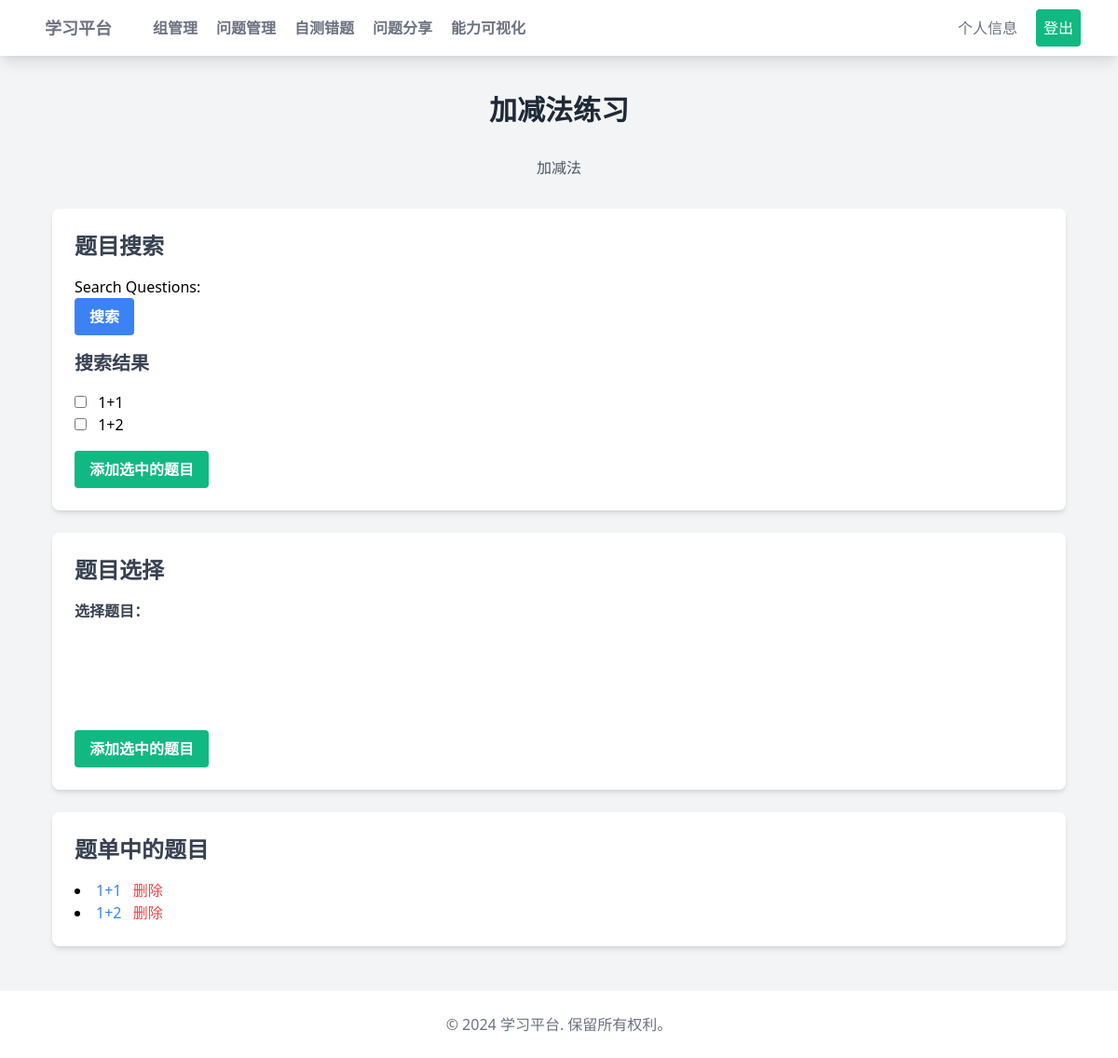
Before: /questions/set_detail/1/ (signed in) with the older database file.
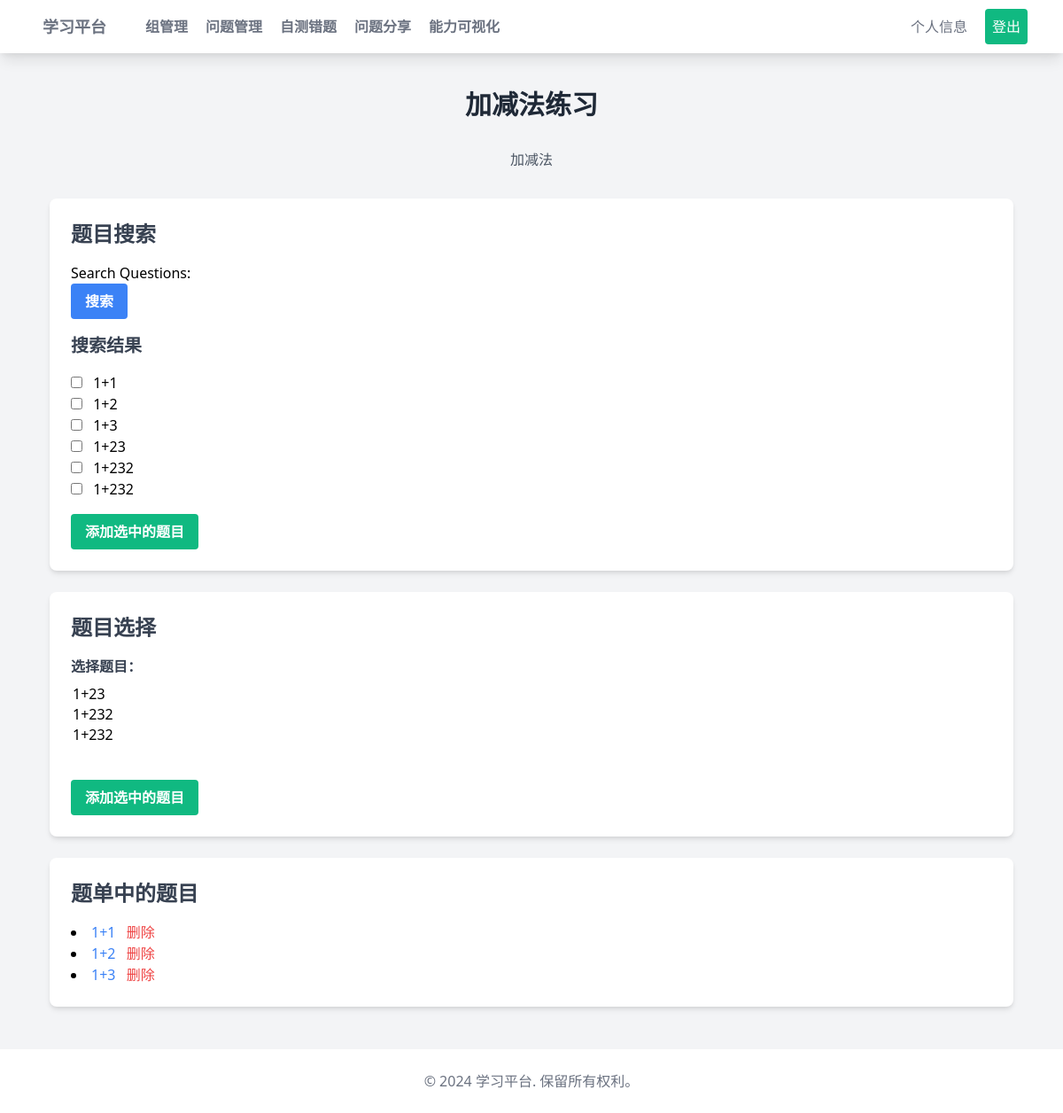
After: the same page with the newer database file.
### questions/models.py (models this page shows, shortened)
class QuestionSet(models.Model):
    name = models.CharField(max_length=255)
    description = models.TextField(blank=True)
    questions = models.ManyToManyField(Question, related_name='question_sets', blank=True)
    creator = models.ForeignKey(settings.AUTH_USER_MODEL, on_delete=models.CASCADE)
    shared_with = models.ManyToManyField(settings.AUTH_USER_MODEL, related_name='shared_question_sets', blank=True)

class Question(models.Model):
    TEXT = 'text'
    IMAGE = 'image'
    FORMAT_CHOICES = [
        (TEXT, 'Text'),
        (IMAGE, 'Image')
    ]
    title = models.CharField(max_length=255)
    description = models.TextField(blank=True)
    format = models.CharField(max_length=5, choices=FORMAT_CHOICES)
    image = models.ImageField(upload_to='questions/', blank=True, null=True)
    correct_answer = models.TextField(blank=True)
    creator = models.ForeignKey(settings.AUTH_USER_MODEL, on_delete=models.CASCADE)
    shared_with = models.ManyToManyField(settings.AUTH_USER_MODEL, related_name='shared_questions', blank=True)

### questions/views.py (the view)
# urls.py: path('set_detail/<int:question_set_id>/', views.question_set_detail, name='question_set_detail'),
@login_required
def question_set_detail(request, question_set_id):
    question_set = get_object_or_404(QuestionSet, id=question_set_id)
    if request.method == 'GET':
        search_form = QuestionSearchForm(request.GET)
        if search_form.is_valid():
            query = search_form.cleaned_data['query']
            search_results = Question.objects.filter(title__icontains=query)
        else:
            search_results = Question.objects.none()
    else:
        search_results = Question.objects.none()
        search_form = QuestionSearchForm()
    return render(request, 'questions/detail_question_set.html', {
        'question_set': question_set,
        'search_form': search_form,
        'search_results': search_results,
        'available_questions': Question.objects.filter(creator=request.user).exclude(question_sets=question_set)
    })

### questions/forms.py
class QuestionSearchForm(forms.Form):
    query = forms.CharField(max_length=255, required=False, label='Search Questions')

### questions/templates/questions/detail_question_set.html (shortened to what this page needs)
{% extends "basehome.html" %}
{% block content %}
<div class="max-w-6xl mx-auto mt-10 px-4">
    <h1 class="text-3xl font-bold text-center text-gray-800 mb-8">{{ question_set.name }}</h1>
    <p class="text-center text-gray-600 mb-8">{{ question_set.description }}</p>
    <div class="bg-white shadow-md rounded-lg p-6 mb-6">
        <h2 class="text-2xl font-semibold text-gray-700 mb-4">题目搜索</h2>
        <form method="get" action="{% url 'question_set_detail' question_set.id %}">
            {{ search_form.as_p }}
            <button type="submit" class="bg-blue-500 hover:bg-blue-600 text-white font-bold py-2 px-4 rounded">搜索</button>
        </form>
        <h3 class="text-xl font-semibold text-gray-700 mt-4 mb-4">搜索结果</h3>
        <form id="search-results-form" method="post" action="{% url 'add_question_to_set' question_set.id %}">
            <ul>
                {% for question in search_results %}
                <li>
                    <input type="checkbox" name="question_ids" value="{{ question.id }}" class="mr-2">
                    {{ question.title }}
                </li>
                {% empty %}
                <li>没有找到题目。</li>
                {% endfor %}
            </ul>
            <button type="button" onclick="addQuestions('{{ question_set.id }}')" class="bg-green-500 hover:bg-green-600 text-white font-bold py-2 px-4 rounded mt-4">添加选中的题目</button>
        </form>
    </div>
    <div class="bg-white shadow-md rounded-lg p-6 mb-6">
        <h2 class="text-2xl font-semibold text-gray-700 mb-4">题目选择</h2>
        <form id="available-questions-form" method="post" action="{% url 'add_question_to_set' question_set.id %}">
            <label for="available_questions" class="block text-gray-700 font-bold mb-2">选择题目：</label>
            <select id="available_questions" name="question_ids" multiple class="form-multiselect block w-full mt-1">
                {% for question in available_questions %}
                <option value="{{ question.id }}">{{ question.title }}</option>
                {% endfor %}
            </select>
            <button type="button" onclick="addQuestions('{{ question_set.id }}')" class="bg-green-500 hover:bg-green-600 text-white font-bold py-2 px-4 rounded mt-4">添加选中的题目</button>
        </form>
    </div>
    <div class="bg-white shadow-md rounded-lg p-6">
        <h2 class="text-2xl font-semibold text-gray-700 mb-4">题单中的题目</h2>
        <ul id="question-list" class="list-disc list-inside">
            {% for question in question_set.questions.all %}
            <li>
                <a href="{% url 'question_detail' question.id %}" class="text-blue-500 hover:text-blue-700">{{ question.title }}</a>
                <button type="button" onclick="removeQuestion('{{ question_set.id }}', '{{ question.id }}')" class="text-red-500 hover:text-red-700 ml-2">删除</button>
            </li>
            {% empty %}
            <li>题单中没有题目。</li>
            {% endfor %}
        </ul>
    </div>
</div>
{% endblock %}

### templates/basehome.html (shortened to what this page needs)
{% load widget_tweaks %}
{% load static %}
<!DOCTYPE html>
<html lang="zh">
<head>
    <link href="https://cdnjs.cloudflare.com/ajax/libs/tailwindcss/2.2.19/tailwind.min.css" rel="stylesheet">
</head>
<body class="bg-gray-100">
    <nav class="bg-white shadow-lg">
        <div class="max-w-6xl mx-auto px-4">
            <div class="flex justify-between">
                <div class="flex space-x-7">
                    <div>
                        <a href="/" class="flex items-center py-4 px-2">
                            <span class="font-semibold text-gray-500 text-lg">学习平台</span>
                        </a>
                    </div>
                    <div class="hidden md:flex items-center space-x-1">
                        <a href="/groups/management/" class="py-4 px-2 text-gray-500 font-semibold hover:text-green-500 transition duration-300">组管理</a>
                        <a href="/questions/management/" class="py-4 px-2 text-gray-500 font-semibold hover:text-green-500 transition duration-300">问题管理</a>
                        <a href="/selftest/" class="py-4 px-2 text-gray-500 font-semibold hover:text-green-500 transition duration-300">自测错题</a>
                        <a href="/questions/share" class="py-4 px-2 text-gray-500 font-semibold hover:text-green-500 transition duration-300">问题分享</a>
                        <a href="/visualization/" class="py-4 px-2 text-gray-500 font-semibold hover:text-green-500 transition duration-300">能力可视化</a>
                    </div>
                </div>
                <div class="hidden md:flex items-center space-x-3">
                    <a href="/user/profile/" class="py-2 px-2 font-medium text-gray-500 rounded hover:bg-green-500 hover:text-white transition duration-300">个人信息</a>
                    <a href="/user/logout/" class="py-2 px-2 font-medium text-white bg-green-500 rounded hover:bg-green-400 transition duration-300">登出</a>
                </div>
            </div>
        </div>
    </nav>
    <main class="max-w-6xl mx-auto mt-10 px-4">
       {% block content %}
       {% endblock %}
    </main>
    <footer class="bg-white mt-12 py-6">
        <div class="max-w-6xl mx-auto px-4 text-center text-gray-500">
            <p>&copy; 2024 学习平台. 保留所有权利。</p>
        </div>
    </footer>
</body>
</html>
</body>
</html>

Changed rows visible on the page:
added Question: title "1+3"
added Question: title "1+23", {{ question.id }} 4 (drawn)
added Question: title "1+232", {{ question.id }} 5 (drawn)
added Question: title "1+232", {{ question.id }} 6 (drawn)
Other visible differences:
form field question_ids: (not shown) → "1+23 / 1+232 / 1+232"
